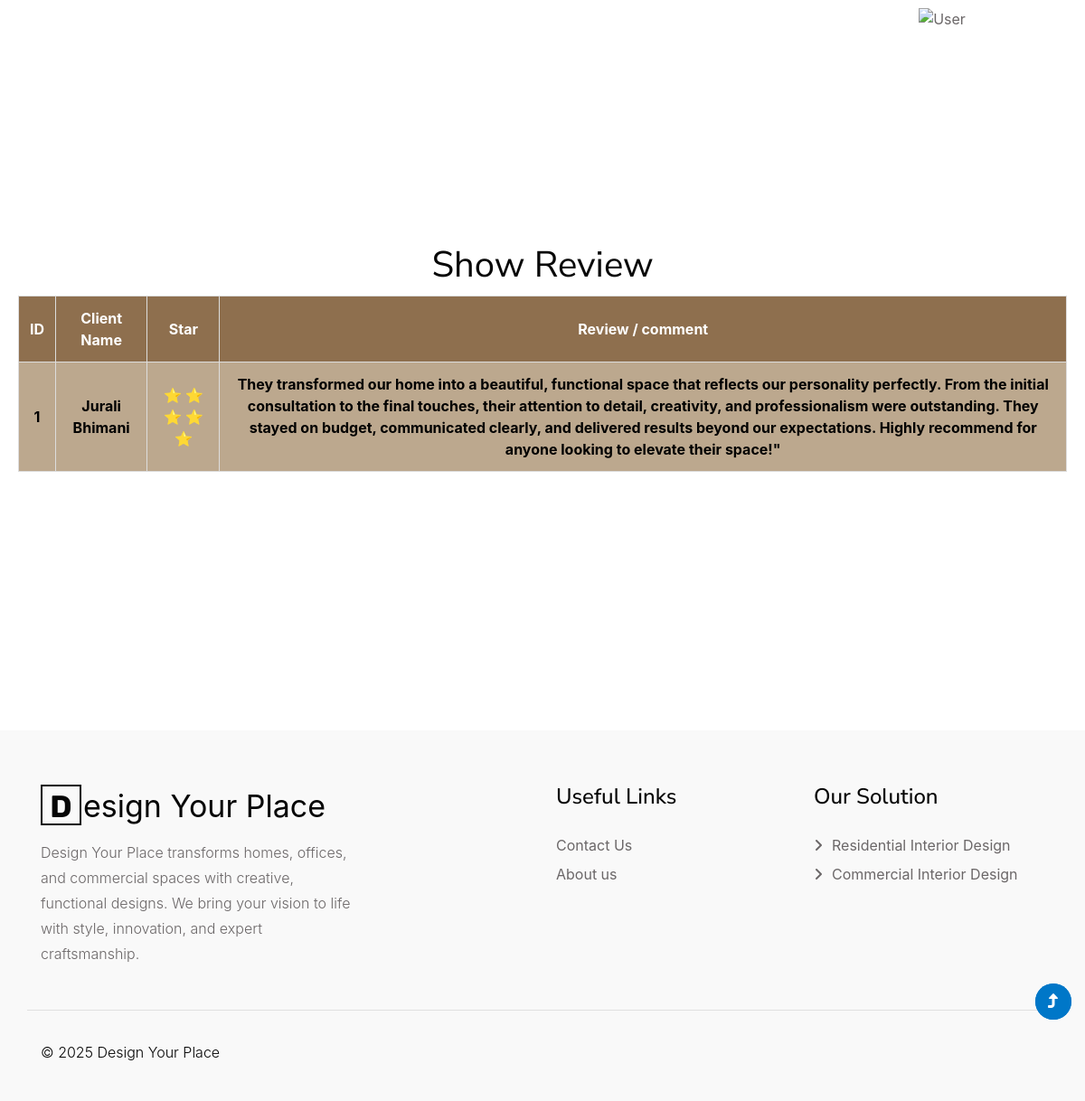
The app's page /ShowReview (signed in) with its own data.
### myapp/models.py (models this page shows)
class review(models.Model):
    name = models.CharField(max_length=20)
    star = models.IntegerField(choices=[(i, i) for i in range(1, 6)])
    review = models.TextField()
    client_id = models.ForeignKey(registermodel,on_delete=models.CASCADE,null=True)

### myapp/views.py (the view)
# urls.py: path("ShowReview",views.showreview),
def showreview(request):
    context = base()
    fetchreview = review.objects.select_related('client_id').all()
    for r in fetchreview:
        r.star_range = range(r.star)
    context.update({
        "reviews": fetchreview,
    })
    return render(request, "showreview.html",context)

### myapp/views.py (called while the page is built)
def base():
    packages = Packagecategory.objects.all()
    portfolio = Portfoliocategory.objects.all()
    context = {
        "package": packages,
        "portfolio": portfolio
    }
    return context

### myapp/templates/ShowReview.html (shortened to what this page needs)
<!DOCTYPE html>
<html lang="en">
<head>
    <link rel="stylesheet" href="https://cdnjs.cloudflare.com/ajax/libs/font-awesome/6.0.0/css/all.min.css">
    <link rel="stylesheet" href="https://cdnjs.cloudflare.com/ajax/libs/bootstrap/5.3.0/css/bootstrap.min.css">
</head>
<body>
{% include 'header.html' %}
  <section class="managepackage">
        <h1>Show Review </h1>
    <table class="portfolio-table">
        <thead>
            <tr>
                <th>ID</th>
                <th>Client Name</th>
                <th>Star</th>
                <th>Review / comment </th>
            </tr>
        </thead>
        <tbody>
             {% for review in reviews %}
            <tr>
                <td>{{ review.id }}</td>
                <td> {{ review.name }} </td>
                <td>
                     <div class="rating">
                            {% for _ in review.star_range %}
                                ⭐
                            {% endfor %}
                        </div>
                </td>
                <td>{{ review.review }}</td>
            </tr>
            {% endfor %}
        </tbody>
    </table>
  </section>
    {% include 'footer.html' %}
</body>
</html>

### myapp/templates/ShowReview.html (style rules this page uses)
* { margin: 0; padding: 0; box-sizing: border-box; font-family: Arial, sans-serif; }
body { background-color: #f4f4f9; color: #333; height: auto; margin-top: 0; padding: 0; }
.managepackage { display: flex; flex-direction: column; align-items: center; justify-content: center; text-align: center; min-height: 100vh; padding: 20px; }
h1 { text-align: center; margin-bottom: 20px; color: #333; }
.portfolio-table { width: 100%; border-collapse: collapse; margin-top: 20px; background-color: #bca88e; color: black; font-weight: bold; border: 1px solid black; }
.portfolio-table th, .portfolio-table td { border: 1px solid #ddd; padding: 12px; text-align: center; }
.portfolio-table th { background-color: #8e6f4e; color: white; }

### myapp/templates/header.html (style rules this page uses)
* { box-sizing: border-box; font-family: -apple-system, BlinkMacSystemFont, "Segoe UI", Roboto, Oxygen-Sans, Ubuntu, Cantarell, "Helvetica Neue", sans-serif; }

### myapp/templates/footer.html (style rules this page uses)
* { box-sizing: border-box; font-family: -apple-system, BlinkMacSystemFont, "Segoe UI", Roboto, Oxygen-Sans, Ubuntu, Cantarell, "Helvetica Neue", sans-serif; }

### records on screen
review: id "1", name "Jurali Bhimani", review "They transformed our home into a beautiful, functional space that reflects our personality perfectly. From the initial consultation to the final touches, their attention to detail, creativity, and professionalism were outstanding. They stayed on budget, communicated clearly, and delivered results beyond our expectations. Highly recommend for anyone looking to elevate their space!\""
